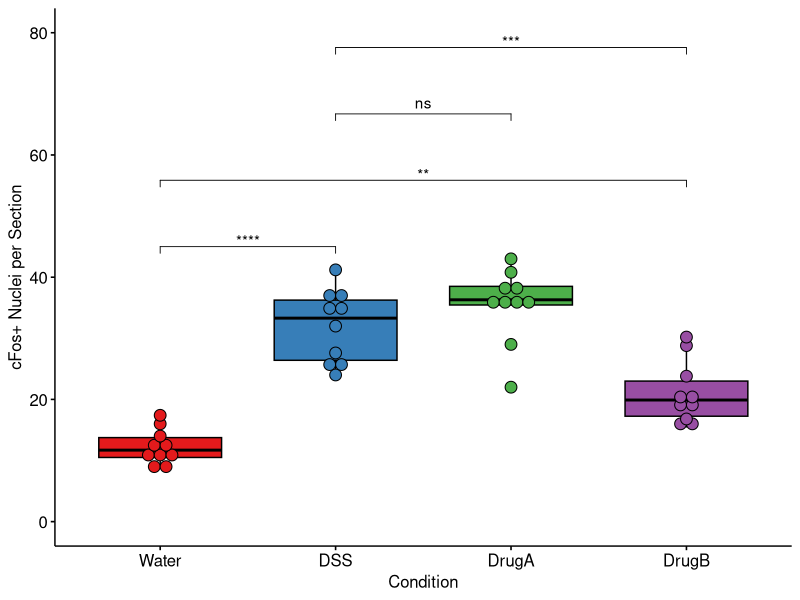
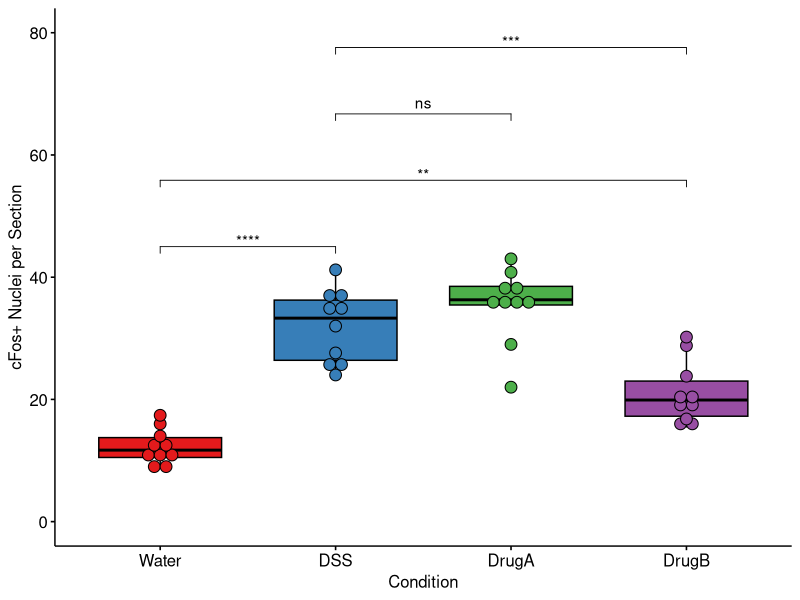

The R script that drew these images, in order:
##### Libary #####
library(tidyverse)
library(skimr)
library(car)
library(ggpubr)
library(RColorBrewer)
library(ggsignif)
library(rstatix)

##### Cleaning #####

#import data
cfos.dat <- read.csv(file = "./Gemini_cFos.csv", header = T, sep =",")


#inspect data
summary(cfos.dat)
glimpse(cfos.dat)


#rename headers nad negative control
cfos.dat <- cfos.dat %>% #lowercase headers
  rename_with(tolower)

cfos.dat[cfos.dat == "Vehicle"]<- "Water" #replace "Vehicle" with "Water"


#verify data types
is.factor(cfos.dat$condiion)
cfos.dat$condition = as.factor(cfos.dat$condition)
is.factor(cfos.dat$condition)

is.factor(cfos.dat$mouse)
cfos.dat$mouse = as.factor(cfos.dat$mouse)
is.factor(cfos.dat$mouse)


#reorder data
sort_order <- c("Water", "DSS", "DrugA", "DrugB") #define order

cfos.dat_sorted <- cfos.dat %>% 
  mutate(condition = fct_relevel(condition, sort_order)) %>% 
  arrange(condition)


##### Analysis #####

#compute average cFos count per mouse
mouse.dat <- aggregate(cfos.dat_sorted[,2], list(cfos.dat_sorted$mouse, cfos.dat_sorted$condition), FUN = mean)

names(mouse.dat)[1]<-'mouse'
names(mouse.dat)[2]<-'condition'
names(mouse.dat)[3]<-'count_avg'

n_values <-table(mouse.dat$condition)
print(n_values)


#ANOVA and Tukey's post hoc
anova.cfos <- aov(count_avg ~ condition, data = mouse.dat)
anova <- Anova(anova.cfos, type ="II")
print(anova)  


tukey <- tukey_hsd(anova.cfos)
print(tukey)



##### Visualization ####

#select pairwise comparisons for figure
tukey_figure <- tukey[c(1,3,4,5),] 

#create boxplot
bp <- ggboxplot(mouse.dat, x = "condition", y = "count_avg",
                fill = "condition", 
                add = "dotplot" , add.params = list(size = 1.6, alpha = 1), 
                ylab = "cFos+ Nuclei per Section", xlab = "Condition")+
  coord_cartesian(
    xlim = NULL,
    ylim = c(0, 80),
    expand = TRUE,
    default = FALSE,
    clip = "off")+
  stat_pvalue_manual(tukey_figure, 
                     label = "p.adj.signif", #to show exact p-value use "p.adj"
                     y.position = 45, step.increase = 0.3)+ #p-value bars location
  theme(legend.position = "none") +#remove legend
  scale_fill_brewer(palette ="Set1") #add colors
bp

##### Key info for write-up #####

key_stats <- list("n_values" = n_values,"anova" = anova, "tukey_hsd" = tukey)
print(key_stats)

#print figure
ggsave("immuno_plot.png", plot = bp)
